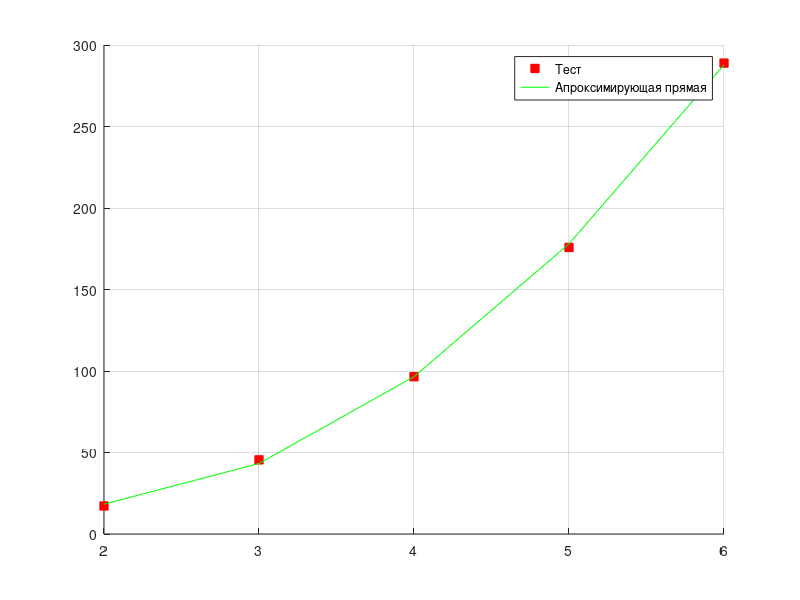

MATLAB code for this plot:
n = 5; %Кол-во измерений
x = [2 : 6];
y = [17.2, 45.5, 96.5, 175.8, 288.9];

s(1,1) = n;
s(2, 1) = sum(x);
s(1, 2) = s(2, 1);
s(2, 2) = sum(x.^2);

s(3, 1) = sum(x.^2);
s(3, 2) = sum(x.^3);
s(1, 3) = s(3, 1);
s(2, 3) = s(3, 2);
s(3, 3) = sum(x.^4)

b = [sum(y); sum(y*x'); sum(y*x'.^2)]
a = s\b

y2 = a(1) + a(2)*x + a(3)*x.^2
hold on; grid on;
plot(x, y, 'linestyle', 'none', 'marker', 's', 'color', 'r', 'markerfacecolor', 'r');
plot(x, y2, 'color', 'g');
legend('Тест', 'Апроксимирующая прямая')
